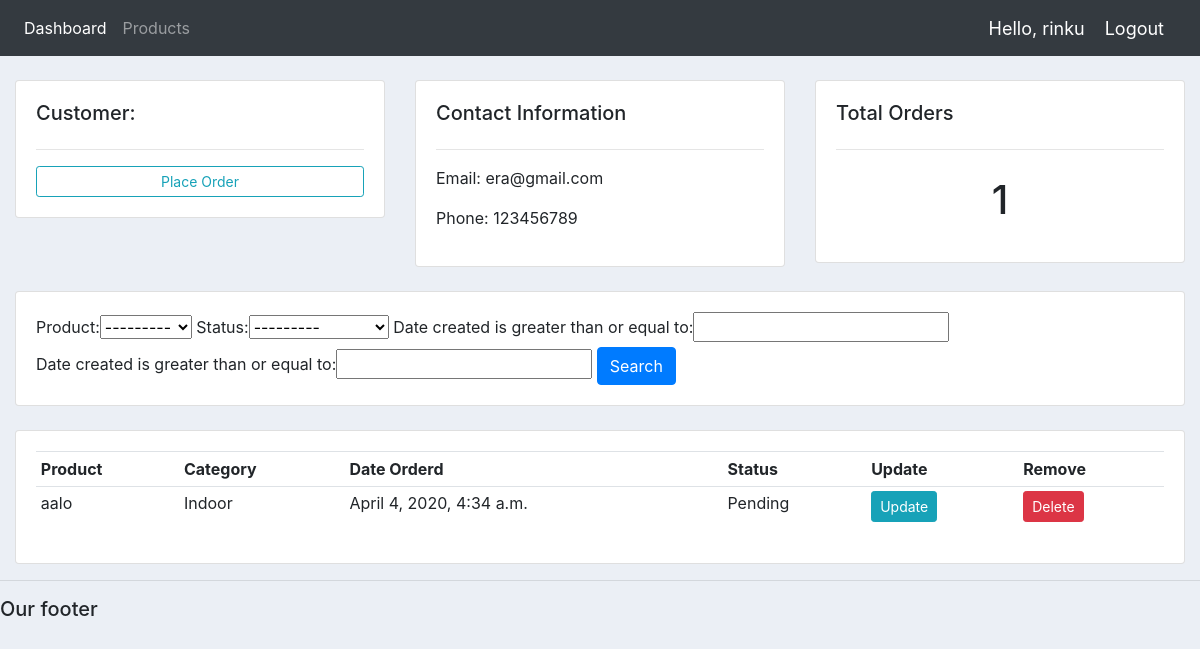
/customer/12/ (signed in), run on the app's committed database.
### accounts/models.py (models this page shows, shortened)
class Customer(models.Model):
    user = models.OneToOneField(User, null=True, blank=True, on_delete=models.CASCADE)
    name = models.CharField(max_length=200, null=True)
    phone = models.CharField(max_length=200, null=True)
    email = models.CharField(max_length=200, null=True)
    profile_pic = models.ImageField(default="profile1.png", null=True, blank=True)
    date_created = models.DateTimeField(auto_now_add=True, null=True)

class Order(models.Model):
    STATUS = (
            ('Pending', 'Pending'),
            ('Out for delivery', 'Out for delivery'),
            ('Delivered', 'Delivered'),
            )
    customer = models.ForeignKey(Customer, null=True, on_delete= models.SET_NULL)
    product = models.ForeignKey(Product, null=True, on_delete= models.SET_NULL)
    date_created = models.DateTimeField(auto_now_add=True, null=True)
    status = models.CharField(max_length=200, null=True, choices=STATUS)

class Product(models.Model):
    CATEGORY = (
            ('Indoor', 'Indoor'),
            ('Out Door', 'Out Door'),
            )
    name = models.CharField(max_length=200, null=True)
    price = models.FloatField(null=True)
    category = models.CharField(max_length=200, null=True, choices=CATEGORY)
    description = models.CharField(max_length=200, null=True, blank=True)
    date_created = models.DateTimeField(auto_now_add=True, null=True)
    tags = models.ManyToManyField(Tag)
    def __str__(self):
        return self.name

### accounts/decorators.py (the view)
		def wrapper_func(request, *args, **kwargs):
			group = None
			if request.user.groups.exists():
				group = request.user.groups.all()[0].name
			if group in allowed_roles:
				return view_func(request, *args, **kwargs)
			else:
				return HttpResponse('You are not authorized to view this page')

### accounts/views.py (called while the page is built)
@login_required(login_url='login')
@allowed_users(allowed_roles=['admin'])
def customer(request, pk_test):
    customer = Customer.objects.get(id=pk_test)
    orders = customer.order_set.all()
    order_count = orders.count()
    myFilter = OrderFilter(request.GET, queryset=orders)
    orders = myFilter.qs
    context = {'customer':customer, 'orders':orders, 'order_count':order_count,
    'myFilter':myFilter}
    return render(request, 'accounts/customer.html',context)

### accounts/templates/accounts/customer.html
{% extends 'accounts/main.html' %} {% block content %}
<br />
<div class="row">
  <div class="col-md">
    <div class="card card-body">
      <h5>Customer:</h5>
      <hr />
      <a class="btn btn-outline-info  btn-sm btn-block" href="{% url 'create_order' customer.id %}">Place Order</a>
    </div>
  </div>
  <div class="col-md">
    <div class="card card-body">
      <h5>Contact Information</h5>
      <hr />
      <p>Email: {{customer.email}}</p>
      <p>Phone: {{customer.phone}}</p>
    </div>
  </div>
  <div class="col-md">
    <div class="card card-body">
      <h5>Total Orders</h5>
      <hr />
      <h1 style="text-align: center;padding: 10px">{{order_count}}</h1>
    </div>
  </div>
</div>
<br />
<div class="row">
  <div class="col">
    <div class="card card-body">
      <form method="get">
          {{myFilter.form}}
        <button class="btn btn-primary" type="submit">Search</button>
      </form>
    </div>
  </div>
</div>
<br />
<div class="row">
  <div class="col-md">
    <div class="card card-body">
      <table class="table table-sm">
        <tr>
          <th>Product</th>
          <th>Category</th>
          <th>Date Orderd</th>
          <th>Status</th>
          <th>Update</th>
          <th>Remove</th>
        </tr>
        {% for order in orders %}
        <tr>
          <td>{{order.product}}</td>
          <td>{{order.product.category}}</td>
          <td>{{order.date_created}}</td>
          <td>{{order.status}}</td>
          <td>
            <a
              class="btn btn-sm btn-info"
              href="{% url 'update_order' order.id %}"
              >Update</a
            >
          </td>
          <td>
            <a
              class="btn btn-sm btn-danger"
              href="{% url 'delete_order' order.id %}"
              >Delete</a
            >
          </td>
        </tr>
        {% endfor %}
      </table>
    </div>
  </div>
</div>
{% endblock %}

### accounts/templates/accounts/navbar.html (shortened to what this page needs)
{% load static %}
<nav class="navbar navbar-expand-lg navbar-dark bg-dark">
  <div class="collapse navbar-collapse" id="navbarNav">
    <ul class="navbar-nav">
      {% if request.user.is_staff %}
      <li class="nav-item active">
        <a class="nav-link" href="{% url 'home' %}">Dashboard</a>
      </li>
      <li class="nav-item">
        <a class="nav-link" href="{% url 'products' %}">Products</a>
      </li>
      {% else %}
        <li class="nav-item">
          <a class="nav-link" href="{% url 'account' %}">Settings</a>
        </li>
      {% endif %}
    </ul>
  </div>
  <span class="hello-msg">Hello, {{request.user}}</span>
  <span ><a  class="hello-msg" href="{% url 'logout' %}">Logout</a></span>
</nav>

### static/css/main.css (style rules this page uses)
body { background-color: #ebeff5; }

### accounts/templates/accounts/navbar.html (style rules this page uses)
.hello-msg { font-size: 18px; color: #fff; margin-right: 20px; }

### data on the page
Customer: email "era@gmail.com", phone "123456789"
Order: product "aalo", product.category "Indoor", date_created "April 4, 2020, 4:34 a.m.", status "Pending"

### other printed values
{{ request.user }} "rinku"
{{ order_count }} "1"
